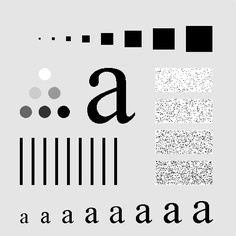
#> input picture 实验/第四章/代码/image.jpg, 236 x 236 px, shrunk from 500 x 500 before the run
$ python '作业2_高斯低通滤波.py'
#> lines starting #> are read from the running program, lines starting #| are printed output that depends on the picture
#!/usr/bin/env python
# -*- coding: utf-8 -*-
"""
作业2: 高斯低通滤波
在频率域实现高斯低通滤波，展示完整处理流程
"""

import numpy as np
import matplotlib.pyplot as plt
from PIL import Image
import os
import matplotlib

# 设置字体
matplotlib.rcParams['font.sans-serif'] = ['Arial Unicode MS', 'Heiti TC', 'STHeiti']
matplotlib.rcParams['font.family'] = 'sans-serif'
matplotlib.rcParams['axes.unicode_minus'] = False


def load_image(image_path):
    """
    加载图像并转换为灰度图

    Args:
        image_path: 图像文件路径

    Returns:
        image: 灰度图像numpy数组
    """
#> called with image_path = 'image.jpg'
    if not os.path.exists(image_path):
        raise FileNotFoundError(f"图像文件不存在: {image_path}")

    img = Image.open(image_path)
#> img is the input picture: PIL image 236x236 L; min 0, max 255, mean 207.4
#|    图像尺寸: (236, 236)

    if img.mode != 'L':
        img = img.convert('L')

    image = np.array(img)

    return image


def create_gaussian_filter(shape, cutoff_freq, center=None):
    """
    创建高斯低通滤波器

    Args:
        shape: 滤波器尺寸 (H, W)
        cutoff_freq: 截止频率D0（标准差）
        center: 中心位置，默认为图像中心

    Returns:
        filter: 高斯低通滤波器

    公式: H(u,v) = exp(-D²(u,v) / (2*D0²))
    """
    h, w = shape

    # 默认中心为图像中心
    if center is None:
        center = (h // 2, w // 2)

    cy, cx = center

    # 创建坐标网格
    y, x = np.ogrid[0:h, 0:w]

    # 计算到中心的距离
    D = np.sqrt((x - cx) ** 2 + (y - cy) ** 2)

    # 高斯低通滤波器公式
    H = np.exp(-(D ** 2) / (2 * (cutoff_freq ** 2)))

    return H


def apply_frequency_filter(fft_result, filter_mask):
    """
    在频率域应用滤波器

    Args:
        fft_result: 中心化的FFT结果
        filter_mask: 滤波器掩码

    Returns:
        filtered_fft: 滤波后的频谱
    """
    # 元素乘法
    filtered_fft = fft_result * filter_mask

    return filtered_fft


def calculate_energy_ratio(original_fft, filtered_fft):
    """
    计算滤波后能量保留率

    Args:
        original_fft: 原始频谱
        filtered_fft: 滤波后频谱

    Returns:
        ratio: 能量保留率（0-1之间）

    能量定义: E = Σ|F(u,v)|²
    """
    # 计算能量（功率谱的和）
    original_energy = np.sum(np.abs(original_fft) ** 2)
    filtered_energy = np.sum(np.abs(filtered_fft) ** 2)

    # 计算比率（添加小值避免除零）
    ratio = filtered_energy / (original_energy + 1e-10)

    return ratio


def find_cutoff_for_energy(image, target_energy=0.95, tolerance=0.01):
    """
    自动寻找达到目标能量保留率的截止频率

    Args:
        image: 输入图像
        target_energy: 目标能量保留率（默认0.95）
        tolerance: 容差范围

    Returns:
        cutoff_freq: 最优截止频率
        actual_ratio: 实际能量保留率
    """
#> called with target_energy = 0.95, tolerance = 0.01
    # 执行FFT
    image_float = image.astype(np.float64)
    fft_result = np.fft.fft2(image_float)
    fft_shifted = np.fft.fftshift(fft_result)

    print(f"   搜索目标能量保留率: {target_energy*100:.1f}%")

    # 先粗略搜索找到大致范围
    best_cutoff = 50
    best_ratio = 0

    for D0 in range(10, min(image.shape) // 2, 5):
        filter_mask = create_gaussian_filter(image.shape, D0)
        filtered_fft = apply_frequency_filter(fft_shifted, filter_mask)
        ratio = calculate_energy_ratio(fft_shifted, filtered_fft)

        if abs(ratio - target_energy) < abs(best_ratio - target_energy):
            best_cutoff = D0
            best_ratio = ratio

        # 如果已经低于目标，停止搜索
        if ratio < target_energy - tolerance:
            break
#> this loop made 22 passes
#> (filtered_energy in calculate_energy_ratio, ratio, best_ratio) on pass 1: (1.38e+14, 0.947, 0.947)
#> (filtered_energy in calculate_energy_ratio, ratio) on passes 2 to 7: (1.4e+14, 0.957), (1.41e+14, 0.964), (1.42e+14, 0.97), (1.42e+14, 0.974), (1.43e+14, 0.977), (1.43e+14, 0.98)
#> after the loop, best_cutoff = 10; best_ratio = 0.947

    # 在最佳值附近精细搜索
    for D0 in range(max(10, best_cutoff - 10), best_cutoff + 10):
        filter_mask = create_gaussian_filter(image.shape, D0)
        filtered_fft = apply_frequency_filter(fft_shifted, filter_mask)
        ratio = calculate_energy_ratio(fft_shifted, filtered_fft)

        if abs(ratio - target_energy) < abs(best_ratio - target_energy):
            best_cutoff = D0
            best_ratio = ratio
#> this loop made 10 passes
#> (filtered_energy in calculate_energy_ratio, ratio, best_ratio) on pass 2: (1.39e+14, 0.949, 0.949)
#> (filtered_energy in calculate_energy_ratio, ratio) on passes 1, 3, 4, 5, 6, 7: (1.38e+14, 0.947), (1.39e+14, 0.951), (1.39e+14, 0.953), (1.39e+14, 0.955), (1.4e+14, 0.957), (1.4e+14, 0.959)
#> pass 1, in find_cutoff_for_energy, `filter_mask = create_gaussian_filter(image.shape, D0)`:
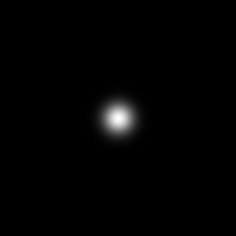
#> filter_mask: shape (236, 236) float64; min 3.38e-61, max 1, mean 0.0113
#> pass 3, in find_cutoff_for_energy, `filter_mask = create_gaussian_filter(image.shape, D0)`:
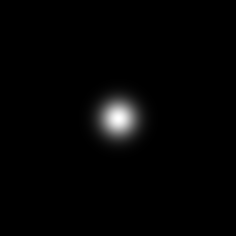
#> filter_mask: shape (236, 236) float64; min 1.01e-42, max 1, mean 0.0162
#> after the loop, best_cutoff = 11; best_ratio = 0.949

    print(f"   找到截止频率: D0 = {best_cutoff}")
#|    找到截止频率: D0 = 11
    print(f"   实际能量保留率: {best_ratio*100:.2f}%")
#|    实际能量保留率: 94.93%

    return best_cutoff, best_ratio


def visualize_filtering(original, original_spectrum, filter_mask,
                        filtered_spectrum, filtered_image,
                        cutoff_freq, energy_ratio):
    """
    可视化完整滤波流程（类似教材图4.35）

    Args:
        original: 原始图像
        original_spectrum: 原始频谱（幅度谱）
        filter_mask: 高斯滤波器
        filtered_spectrum: 滤波后频谱（幅度谱）
        filtered_image: 滤波后图像
        cutoff_freq: 截止频率
        energy_ratio: 能量保留率

    Returns:
        fig: matplotlib图形对象
    """
    fig = plt.figure(figsize=(15, 10))
    gs = fig.add_gridspec(2, 3, hspace=0.3, wspace=0.3)

    fig.suptitle('Gaussian Low-Pass Filtering in Frequency Domain',
                fontsize=16, fontweight='bold')

    # 第一行：原始图像、原始频谱、高斯滤波器
    # 原始图像
    ax1 = fig.add_subplot(gs[0, 0])
    ax1.imshow(original, cmap='gray', vmin=0, vmax=255)
    ax1.set_title('(a) Original Image', fontsize=12, fontweight='bold')
    ax1.axis('off')

    # 原始频谱
    ax2 = fig.add_subplot(gs[0, 1])
    im2 = ax2.imshow(original_spectrum, cmap='hot')
    ax2.set_title('(b) Spectrum (Log Scale)', fontsize=12, fontweight='bold')
    ax2.axis('off')
    plt.colorbar(im2, ax=ax2, fraction=0.046, pad=0.04)

    # 高斯滤波器
    ax3 = fig.add_subplot(gs[0, 2])
    im3 = ax3.imshow(filter_mask, cmap='gray', vmin=0, vmax=1)
    ax3.set_title(f'(c) Gaussian Filter\nD0={cutoff_freq}',
                 fontsize=12, fontweight='bold')
    ax3.axis('off')
    plt.colorbar(im3, ax=ax3, fraction=0.046, pad=0.04)

    # 第二行：滤波后频谱、滤波后图像、能量信息
    # 滤波后频谱
    ax4 = fig.add_subplot(gs[1, 0])
    im4 = ax4.imshow(filtered_spectrum, cmap='hot')
    ax4.set_title('(d) Filtered Spectrum', fontsize=12, fontweight='bold')
    ax4.axis('off')
    plt.colorbar(im4, ax=ax4, fraction=0.046, pad=0.04)

    # 滤波后图像
    ax5 = fig.add_subplot(gs[1, 1])
    ax5.imshow(filtered_image, cmap='gray', vmin=0, vmax=255)
    ax5.set_title('(e) Filtered Image', fontsize=12, fontweight='bold')
    ax5.axis('off')

    # 添加平滑效果说明
    ax5.text(0.02, 0.98, 'Smoothed\nEdges blurred',
            transform=ax5.transAxes,
            fontsize=9, verticalalignment='top',
            bbox=dict(boxstyle='round', facecolor='lightblue', alpha=0.7))

    # 能量信息和参数
    ax6 = fig.add_subplot(gs[1, 2])
    ax6.axis('off')

    # 显示参数信息
    info_text = f"""
Filtering Parameters:
━━━━━━━━━━━━━━━━━━━━
Filter Type: Gaussian Low-Pass
Cutoff Frequency (D0): {cutoff_freq}
Energy Retained: {energy_ratio*100:.2f}%

Image Size: {original.shape[0]}×{original.shape[1]}

Formula:
H(u,v) = exp(-D²/(2D0²))

where D is the distance from
the center of the frequency
rectangle.
    """

    ax6.text(0.1, 0.9, info_text, transform=ax6.transAxes,
            fontsize=10, verticalalignment='top', family='monospace',
            bbox=dict(boxstyle='round', facecolor='wheat', alpha=0.8))

    return fig


def main():
    """主程序"""
    print("=" * 60)
    print("作业2: 高斯低通滤波")
    print("=" * 60)

    # 图像路径
    image_path = "image.jpg"
    output_dir = "../输出结果/作业2_高斯低通滤波"

    # 创建输出目录
    os.makedirs(output_dir, exist_ok=True)

    try:
        # 1. 加载图像
        print(f"\n1. 加载图像: {image_path}")
        original = load_image(image_path)
        print(f"   图像尺寸: {original.shape}")

        # 2. 寻找95%能量保留率的截止频率
        print("\n2. 自动寻找最优截止频率")
        cutoff_freq, energy_ratio = find_cutoff_for_energy(original, target_energy=0.95)
#> cutoff_freq = 11; energy_ratio = 0.949

        # 3. 执行FFT变换
        print("\n3. 执行FFT变换")
        image_float = original.astype(np.float64)
        fft_result = np.fft.fft2(image_float)
        fft_shifted = np.fft.fftshift(fft_result)
        print(f"   FFT完成")

        # 4. 创建高斯滤波器
        print("\n4. 创建高斯低通滤波器")
        gaussian_filter = create_gaussian_filter(original.shape, cutoff_freq)
        print(f"   滤波器创建完成")

        # 5. 应用滤波器
        print("\n5. 在频率域应用滤波器")
        filtered_fft = apply_frequency_filter(fft_shifted, gaussian_filter)
        print(f"   滤波完成")

        # 6. 逆FFT重构图像
        print("\n6. 执行逆FFT重构图像")
        filtered_fft_unshifted = np.fft.ifftshift(filtered_fft)
        filtered_image = np.fft.ifft2(filtered_fft_unshifted)
        filtered_image = np.real(filtered_image)
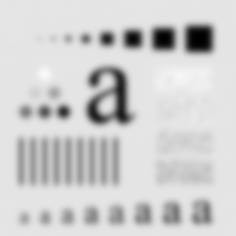
#> filtered_image: shape (236, 236) float64; min 0.0721, max 249.3, mean 207.4
        filtered_image = np.clip(filtered_image, 0, 255).astype(np.uint8)
        print(f"   重构完成")

        # 7. 计算频谱用于可视化
        print("\n7. 计算频谱用于可视化")
        original_magnitude = np.log(np.abs(fft_shifted) + 1)
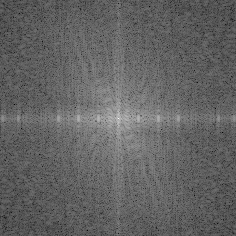
#> original_magnitude: shape (236, 236) float64; min 2.89, max 16.26, mean 8.11; drawn with min black and max white
        filtered_magnitude = np.log(np.abs(filtered_fft) + 1)
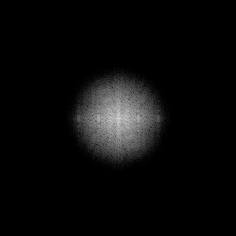
#> filtered_magnitude: shape (236, 236) float64; min 0, max 16.26, mean 0.648; drawn with min black and max white

        # 8. 可视化结果
        print("\n8. 生成可视化结果")
        fig = visualize_filtering(original, original_magnitude, gaussian_filter,
                                 filtered_magnitude, filtered_image,
                                 cutoff_freq, energy_ratio)

        # 9. 保存结果
        print("\n9. 保存结果")

        # 保存滤波后图像
        filtered_img = Image.fromarray(filtered_image)
        filtered_path = os.path.join(output_dir, "滤波后图像.png")
        filtered_img.save(filtered_path)
        print(f"   滤波后图像已保存: {filtered_path}")

        # 保存高斯滤波器
        filter_img = Image.fromarray((gaussian_filter * 255).astype(np.uint8))
        filter_path = os.path.join(output_dir, "高斯滤波器.png")
        filter_img.save(filter_path)
        print(f"   高斯滤波器已保存: {filter_path}")

        # 保存完整结果
        result_path = os.path.join(output_dir, "完整结果.png")
        fig.savefig(result_path, dpi=150, bbox_inches='tight')
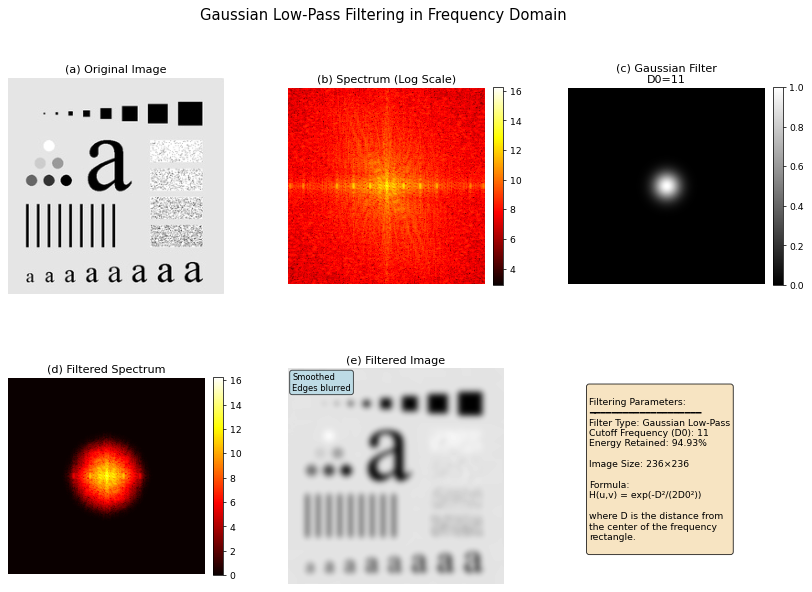
#> figure drawn by matplotlib, 8 panels
        print(f"   完整结果已保存: {result_path}")

        # 保存频谱对比
        fig2, axes = plt.subplots(1, 2, figsize=(12, 5))
        axes[0].imshow(original_magnitude, cmap='hot')
        axes[0].set_title('Original Spectrum')
        axes[0].axis('off')
        axes[1].imshow(filtered_magnitude, cmap='hot')
        axes[1].set_title('Filtered Spectrum')
        axes[1].axis('off')
        plt.tight_layout()

        spectrum_path = os.path.join(output_dir, "频谱对比.png")
        fig2.savefig(spectrum_path, dpi=150, bbox_inches='tight')
        print(f"   频谱对比已保存: {spectrum_path}")

        print("\n" + "=" * 60)
        print("处理完成！")
        print("=" * 60)

        # 显示图像
        plt.show()

    except Exception as e:
        print(f"\n错误: {e}")
        import traceback
        traceback.print_exc()


if __name__ == "__main__":
    main()
